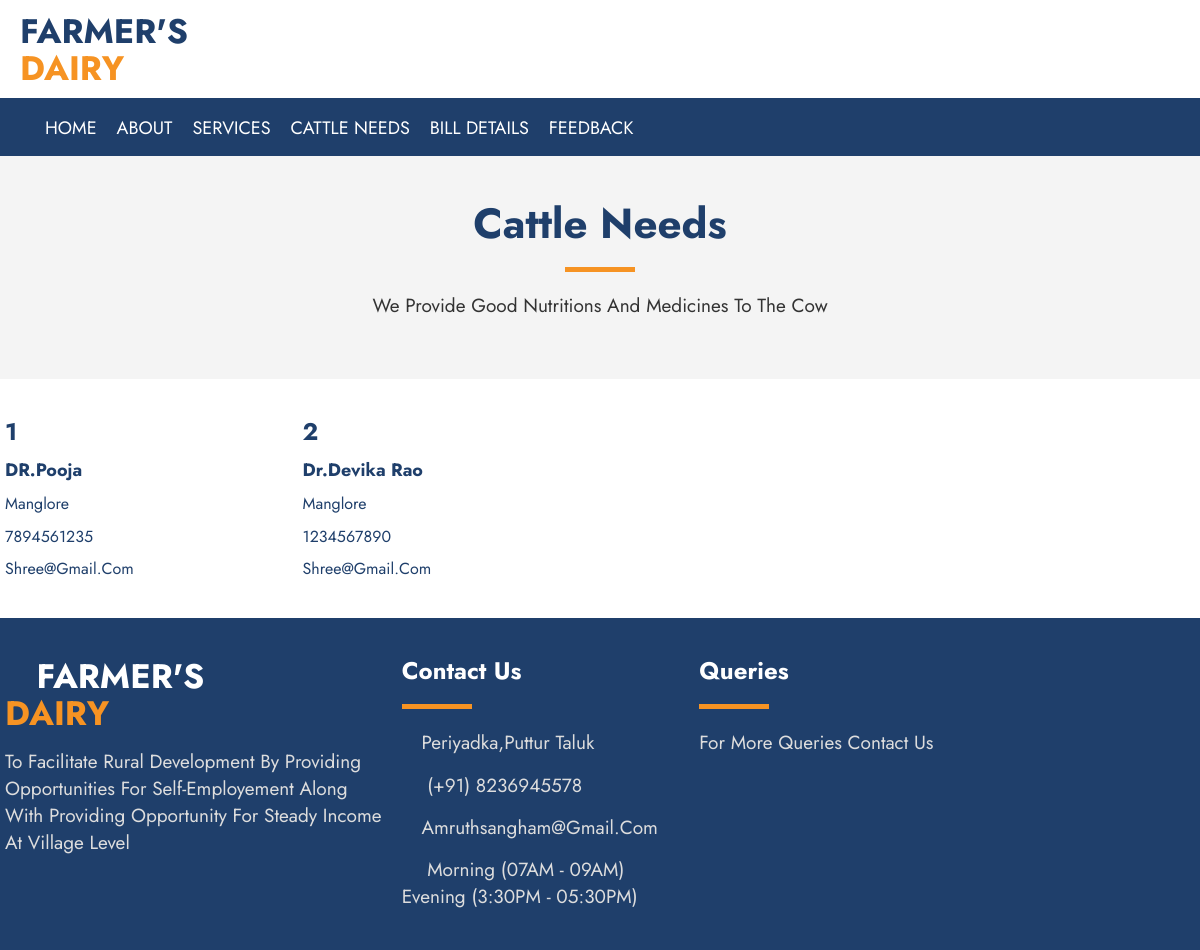
The app's page /user_module/vdoctor.php (signed in) with its own data.
### tables this page shows
CREATE TABLE `add_doctor` (
  `doc_id` int(100) NOT NULL,
  `name` varchar(100) NOT NULL,
  `address` varchar(100) NOT NULL,
  `phoneno` varchar(100) NOT NULL,
  `opentm` time NOT NULL,
  `closetm` time NOT NULL,
  `dippoid` varchar(100) NOT NULL
);

### user_module/vdoctor.php (the view, shortened to what this page needs)
<?php
if(isset($_SESSION['user1']))
{
?>
<!DOCTYPE html>
<html lang="en">
  <head>
	<link href="css/bootstrap.min.css" rel="stylesheet">
	<link href="css/global.css" rel="stylesheet">
	<link href="css/index.css" rel="stylesheet">
	<link href="css/about.css" rel="stylesheet">
	<link rel="stylesheet" type="text/css" href="css/font-awesome.min.css" />
  </head>
<body>
<section id="top">
 <div class="container">
  <div class="row">
   <div class="top_1 clearfix">
    <div class="col-sm-3">
	 <div class="top_1l clearfix">
	   <h2 class="mgt big"><a class="col_1" href="index.html"><span class="col_4">FARMER'S </span>DAIRY</a></h2>
	 </div>
	</div>
   </div>
  </div>
 </div>
</section>
<section id="header" class="clearfix cd-secondary-nav">
	<nav class="navbar nav_t">
		<div class="container">
			<div class="collapse navbar-collapse" id="bs-example-navbar-collapse-1">
			  	 <ul class="nav navbar-nav">
				<li><a class="m_tag" href="home.php">Home</a></li>
				<li><a class="m_tag " href="about.php">About</a></li>
				<li><a class="m_tag" href="services.php">Services</a></li>
				<li><a class="m_tag" href="needs.php">Cattle Needs</a></li>
				<li><a class="m_tag" href="services.php">Bill Details</a></li>
				<li><a class="m_tag" href="contact.php">Feedback</a></li>
			</ul>
			</div>
		</div>
	</nav>
	</section>
<section id="center" class="center_o clearfix">
 <div class="container">
   <div class="row">
       <div class="serv_h1 text-center clearfix">
     <div class="col-sm-12">
	  <h2 class="col_4">Cattle Needs</h2>
	  <hr class="hr_1">
	  <p>We provide good nutritions and medicines to the cow </p>
	 </div>
   </div>
   </div>
  </div>
</section>
<section id="team_h">
 <div class="container">
  <div class="row">
   <div class="team_h1 clearfix">
   <?php
								include 'config.php';
								$sql1="select * from add_doctor";
								$result1=mysqli_query($con,$sql1);
								$num1=mysqli_num_rows($result1);
								$sI=0;
								if($num1>0)
								{
									while($row1=mysqli_fetch_array($result1))
									{
										$sI+=1;
										$name=$row1['name'];
										$address=$row1['address'];
										$phoneno=$row1['phoneno'];
										$dippoid=$row1['dippoid'];
								?>
    <div class="col-sm-3 space_left">
	 <div class="team_h2i clearfix">
				<h4 class="mgt"><?php echo $sI; ?></h4>
				<h5><?php echo $name; ?></h5>
				<h6><?php echo $address; ?></h6>
				<h6><?php echo $phoneno; ?></h6>
				<h6><?php echo $dippoid; ?></h6>
		</div>
	</div>
	<?php
	}
	}
	?>
	</div>
  </div>
 </div>
</section>
<section id="footer">
 <div class="container">
  <div class="row">
   <div class="footer_1 clearfix">
	 <div class="col-sm-4 space_left">
	  <div class="footer_1i clearfix">
	    <h2 class="mgt big"><a class="col_1" href="index.html"><i class="fa fa-truck col_1"></i><span class="col">FARMER'S <br></span>DAIRY</a></h2>
		<p class="col_3">To facilitate rural development by providing opportunities for self-employement along with providing opportunity for steady income at village level </p>
	  </div>
	 </div>
	 <div class="col-sm-3 space_left">
	  <div class="footer_1i1 clearfix">
	   <h4 class="col mgt">Contact Us</h4>
	   <hr class="hr_1 mgl">
	   <p class="col_3"><i class="fa fa-map-marker col_1"></i>Periyadka,puttur Taluk</p>
	   <p class="col_3"><i class="fa fa-phone col_1"></i> (+91) 8236945578</p>
	   <p class="col_3"><i class="fa fa-envelope col_1"></i>amruthsangham@gmail.com</p>
	   <p class="col_3"><i class="fa fa-clock-o col_1"></i> Morning (07AM - 09AM)<br> Evening (3:30PM - 05:30PM)</p>
	  </div>
	 </div>
	 <div class="col-sm-3 space_left">
	  <div class="footer_1i1 clearfix">
	   <h4 class="col mgt">Queries</h4>
	   <hr class="hr_1 mgl">
	   <p class="col_3">For more queries contact us</p>
	  </div>
	 </div>
   </div>
  </div>
 </div>
</section>
</body>
</html>
<?php
}
else
{
	echo "<script> location.href='../index.php'; </script>";
}
?>

### user_module/css/global.css (style rules this page uses)
body { font-family: 'Jost', sans-serif; text-transform:capitalize; }
h1,h2,h3,h4,h5,h6 { padding:0; margin:0; color:#1F3F6B; font-weight:bold; }
a { color:#333; }
ul { padding:0; margin:0; list-style:none; margin-top:15px; }
li { font-size:18px; }
p { padding:0; margin:0; font-size:19px; margin-top:15px; color:#333; }
h2 { font-size:42px; margin-top:15px; }
h4 { font-size:24px; margin-top:15px; }
h5 { font-size:18px; margin-top:15px; }
h6 { font-size:16px; margin-top:15px; font-weight:normal; }
.space_left { padding-left:0; }
.mgt { margin-top:0!important; }
.mgl { margin-left:0!important; }
.navbar { min-height:auto; margin-bottom:0; border:none; border-radius:0; }
.col { color:#fff!important; }
.col_1 { color:#F69323!important; }
.col_3 { color:#ddd!important; }
.col_4 { color:#1F3F6B!important; }
.big { text-transform:uppercase; }
.hr_1 { border-color: #F69323; border-width: 5px; width: 70px; }
#top { padding-top:10px; padding-bottom:10px; }
.top_1l h2 a { color:#333; }
#header { background:#1F3F6B; }
#header .m_tag { padding:20px 20px 18px 20px; color:#fff; font-size:18px; text-transform:uppercase; }
.center_o { padding-top:30px; padding-bottom:30px; background:#f4f4f4; }
.serv_h1 { margin-bottom:30px; }
#footer { background:#1F3F6B; padding-top:40px; padding-bottom:40px; }
.footer_1i h2 a i { margin-right: 5px; }
.footer_1i1 p i { vertical-align:middle; padding-right:5px; }
@media (min-width:992px) and (max-width:1200px) { .container { width:100%; padding-left:20px; padding-right:20px; } }
@media (min-width:992px) and (max-width:1200px) { .top_1l h2 { font-size:34px; } }
@media (min-width:992px) and (max-width:1200px) { .top_1l { padding-top:3px; } }
@media (min-width:992px) and (max-width:1200px) { #header .m_tag { padding: 20px 10px 18px 10px; } }
@media (min-width:992px) and (max-width:1200px) { .footer_1i h2 { font-size:34px; } }

### user_module/css/index.css (style rules this page uses)
#team_h { padding-top:40px; padding-bottom:40px; }
.team_h2i { position:relative; }

### records on screen
add_doctor: name "DR.Pooja", address "Manglore", phoneno "7894561235", dippoid "Shree@gmail.com"
add_doctor: name "Dr.Devika Rao", address "Manglore", phoneno "1234567890", dippoid "Shree@gmail.com"
